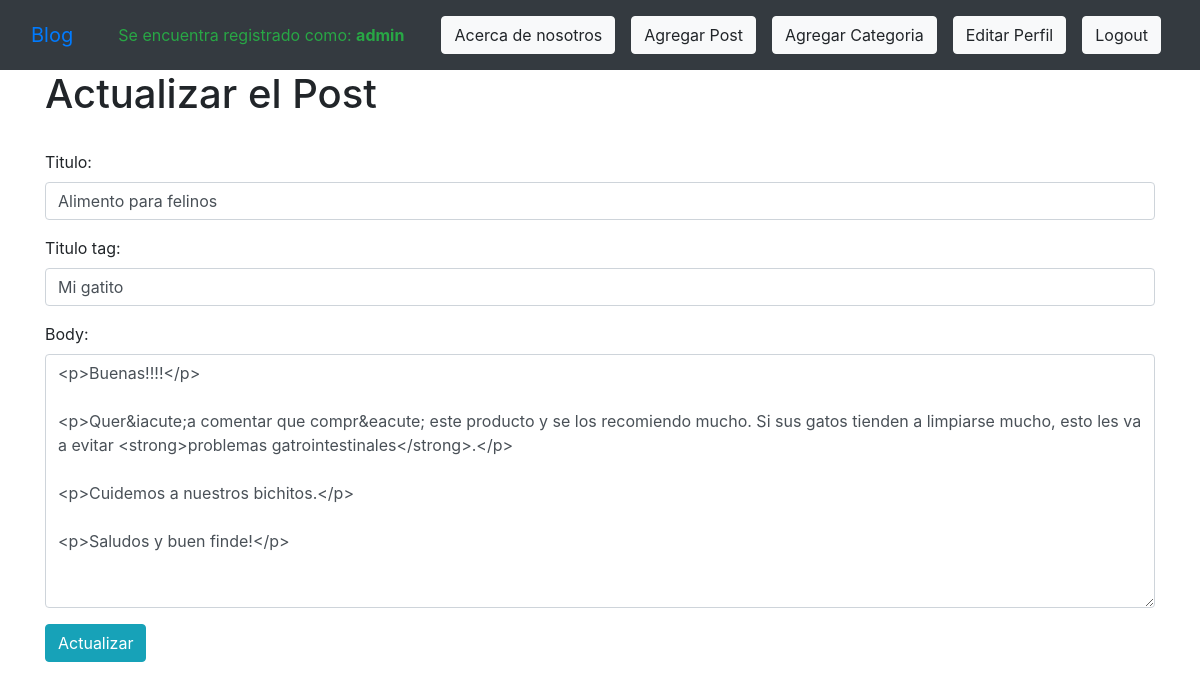
Page /article/edit/16 (signed in) on the committed database.
### ourblog/models.py (models this page shows, shortened)
class Post(models.Model):
    titulo = models.CharField(max_length=200)
    header_image = models.ImageField(null=True, blank=True, upload_to="images/")
    titulo_tag = models.CharField(max_length=200)
    autor = models.ForeignKey(User, on_delete=models.CASCADE) #Si borro a un user se borran todos las cosas relacionado a este ultimo.
    body = RichTextField(blank=True, null=True)
    post_date = models.DateField(auto_now_add=True)
    categoria = models.CharField(max_length=200, default='coding')

### ourblog/views.py (the view)
# urls.py: path('article/edit/<int:pk>', UpdatePostView.as_view(), name='update_post'),
class UpdatePostView(UpdateView):
    model = Post
    form_class = EditForm
    template_name= 'update_post.html'

### ourblog/forms.py
class EditForm(forms.ModelForm):
    class Meta:
        model = Post
        fields = ('titulo', 'titulo_tag', 'body')
        widgets = {
            'titulo': forms.TextInput(attrs={'class':'form-control'}),
            'titulo_tag': forms.TextInput(attrs={'class':'form-control'}),
            'body': forms.Textarea(attrs={'class':'form-control'}),
        }

### ourblog/templates/update_post.html (shortened to what this page needs)
{% extends 'base.html' %}
{% block content %}
<h1>Actualizar el Post</h1>
{% if user.is_authenticated %}
 {% if user.id == 1 %}
   <br/>
   <div class="form-group">
       <form method="POST">
         {{ form.as_p }}
         <button  class="btn btn-info">Actualizar</button>
       </form>
    </div>
  {% else %}
   No tenes permiso para tomar edicion!!
  {% endif %}
{% else %}
No tenes permiso para editar, registrate o logueate!
{% endif %}
{% endblock %}

### ourblog/templates/base.html (shortened to what this page needs)
<!doctype html>
<html lang="en">
  <head>
    <link rel="stylesheet" href="https://cdn.jsdelivr.net/npm/bootstrap@4.4.1/dist/css/bootstrap.min.css">
  </head>
  <body style = "background-image: url('https://img.freepik.com/free-vector/dog-background-vector-with-cute-pets-illustration_53876-127697.jpg'); height: 100vh;">
    <nav class="navbar navbar-expand-lg bg-dark">
        <div class="container-fluid">
          <a class="navbar-brand" href="{% url 'home' %}">Blog</a>
          {% if user.is_authenticated %}
          <div class="text-success" style="--bs-text-opacity: .5;">Se encuentra registrado como: <b>{{ user.username }}</b></div>
          {% endif%}
          <ul class="nav justify-content-end">
          <div class="collapse navbar-collapse" id="navbarSupportedContent">
            <ul class="navbar-nav me-auto mb-2 mb-lg-0">
              <li class="nav-item">
                <a class="nav-link" href="{% url 'about' %}"><button type="button" class="btn btn-light">Acerca de nosotros</button></a>
            </li>
                {% if user.is_authenticated %}
                  <li class="nav-item">
                      <a class="nav-link" href="{% url 'add_post' %}"><button type="button" class="btn btn-light">Agregar Post</button></a>
                  </li>
                  <li class="nav-item">
                      <a class="nav-link" href="{% url 'add_category' %}"><button type="button" class="btn btn-light">Agregar Categoria</button></a>
                  </li>
                  <li class="nav-item">
                      <a class="nav-link" href="{% url 'profile' %}"><button type="button" class="btn btn-light">Editar Perfil</button></a>
                  </li>
                  <li class="nav-item">
                      <a class="nav-link" href="{% url 'logout' %}"><button type="button" class="btn btn-light">Logout</button></a>
                  </li>
                {% endif%}
            </ul>
           </ul>
          </div>
      </nav>
    <div class="container">
      {% block content %}{% endblock %}
    </div>
  </body>
</html>

### rows in the picture
Post: titulo "Alimento para felinos", titulo_tag "Mi gatito", body "<p>Buenas!!!!</p> <p>Quer&iacute;a comentar que compr&eacute; este producto y se los recomiendo mucho. Si sus gatos tienden a limpiarse mucho, esto les va a evitar <strong>problemas gatrointestinales</strong>.</p> <p>Cuidemos a nuestros bichitos.</p> <p>Saludos y buen finde!</p>"

### other values in the picture
{{ user.username }} "admin"
